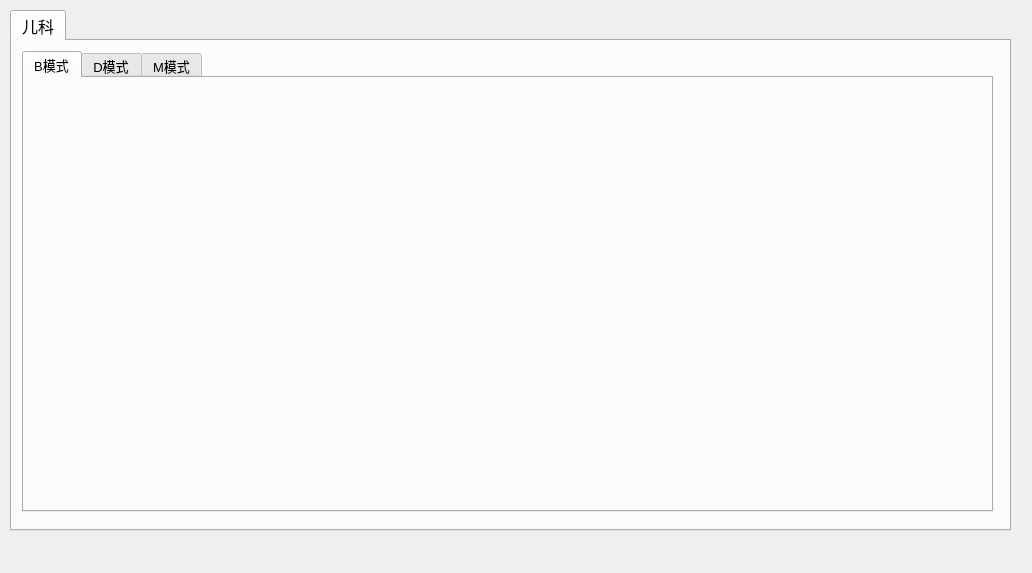
<?xml version="1.0" encoding="UTF-8"?>
<ui version="4.0">
 <class>Form</class>
 <widget class="QWidget" name="Form">
  <property name="geometry">
   <rect>
    <x>0</x>
    <y>0</y>
    <width>1032</width>
    <height>573</height>
   </rect>
  </property>
  <property name="windowTitle">
   <string>Form</string>
  </property>
  <widget class="QTabWidget" name="tabWidget">
   <property name="geometry">
    <rect>
     <x>10</x>
     <y>10</y>
     <width>1001</width>
     <height>521</height>
    </rect>
   </property>
   <property name="font">
    <font>
     <pointsize>12</pointsize>
    </font>
   </property>
   <property name="currentIndex">
    <number>0</number>
   </property>
   <widget class="QWidget" name="tab_ped">
    <property name="font">
     <font>
      <pointsize>12</pointsize>
     </font>
    </property>
    <attribute name="title">
     <string>儿科</string>
    </attribute>
    <widget class="QTabWidget" name="tabWidget_2">
     <property name="geometry">
      <rect>
       <x>10</x>
       <y>10</y>
       <width>971</width>
       <height>461</height>
      </rect>
     </property>
     <property name="font">
      <font>
       <pointsize>10</pointsize>
      </font>
     </property>
     <property name="currentIndex">
      <number>0</number>
     </property>
     <widget class="QWidget" name="tab_ob_b">
      <attribute name="title">
       <string>B模式</string>
      </attribute>
     </widget>
     <widget class="QWidget" name="tab_ob_d">
      <attribute name="title">
       <string>D模式</string>
      </attribute>
     </widget>
     <widget class="QWidget" name="tab_ob_m">
      <attribute name="title">
       <string>M模式</string>
      </attribute>
     </widget>
    </widget>
   </widget>
  </widget>
 </widget>
 <resources/>
 <connections/>
</ui>
